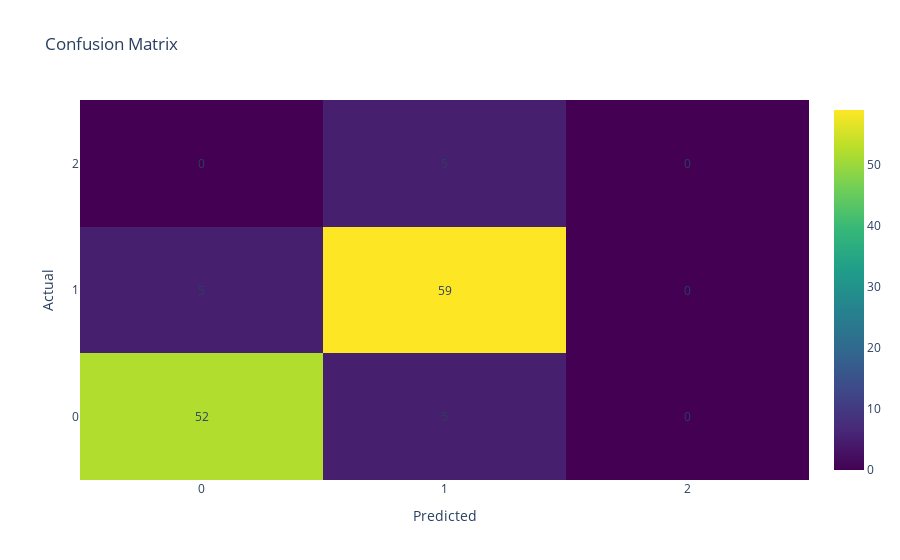

This figure's notebook cell:
### Code cell
confusion_matrix_plot(y_test_1, y_pred_knn)

### Figure 1 — Plotly figure (JSON) as saved in the notebook; plotly's stock layout.template omitted (floating-point values rounded to 4 significant figures)
{"data": [{"colorscale": [[0, "#440154"], [0.1111, "#482878"], [0.2222, "#3e4989"], [0.3333, "#31688e"], [0.4444, "#26828e"], [0.5556, "#1f9e89"], [0.6667, "#35b779"], [0.7778, "#6ece58"], [0.8889, "#b5de2b"], [1, "#fde725"]], "type": "heatmap", "x": ["0", "1", "2"], "y": ["0", "1", "2"], "z": [[52, 5, 0], [5, 59, 0], [0, 5, 0]]}], "layout": {"annotations": [{"showarrow": false, "text": "52", "x": 0, "y": 0}, {"showarrow": false, "text": "5", "x": 1, "y": 0}, {"showarrow": false, "text": "0", "x": 2, "y": 0}, {"showarrow": false, "text": "5", "x": 0, "y": 1}, {"showarrow": false, "text": "59", "x": 1, "y": 1}, {"showarrow": false, "text": "0", "x": 2, "y": 1}, {"showarrow": false, "text": "0", "x": 0, "y": 2}, {"showarrow": false, "text": "5", "x": 1, "y": 2}, {"showarrow": false, "text": "0", "x": 2, "y": 2}], "title": {"text": "Confusion Matrix"}, "xaxis": {"title": {"text": "Predicted"}}, "yaxis": {"title": {"text": "Actual"}}}}
